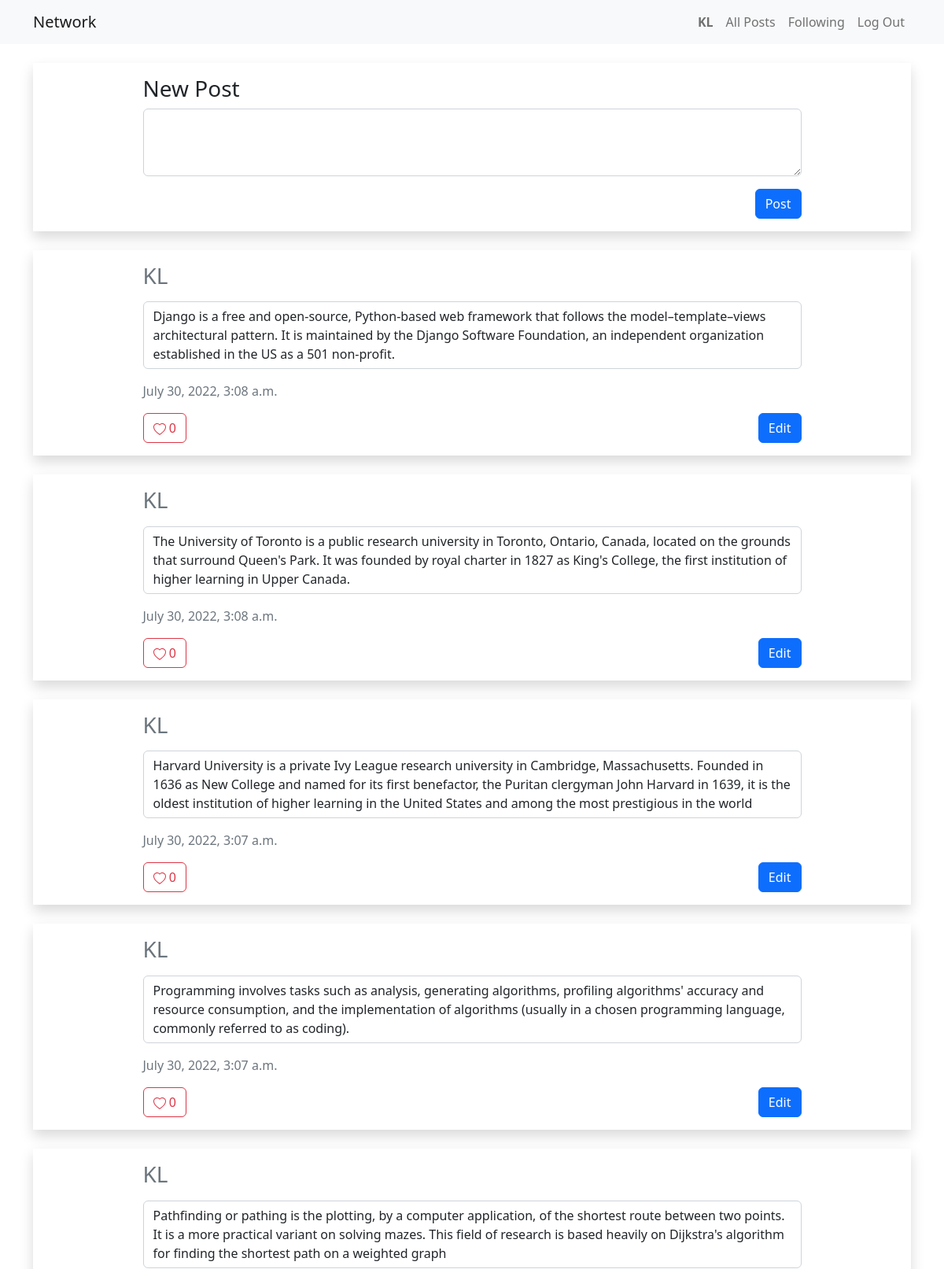
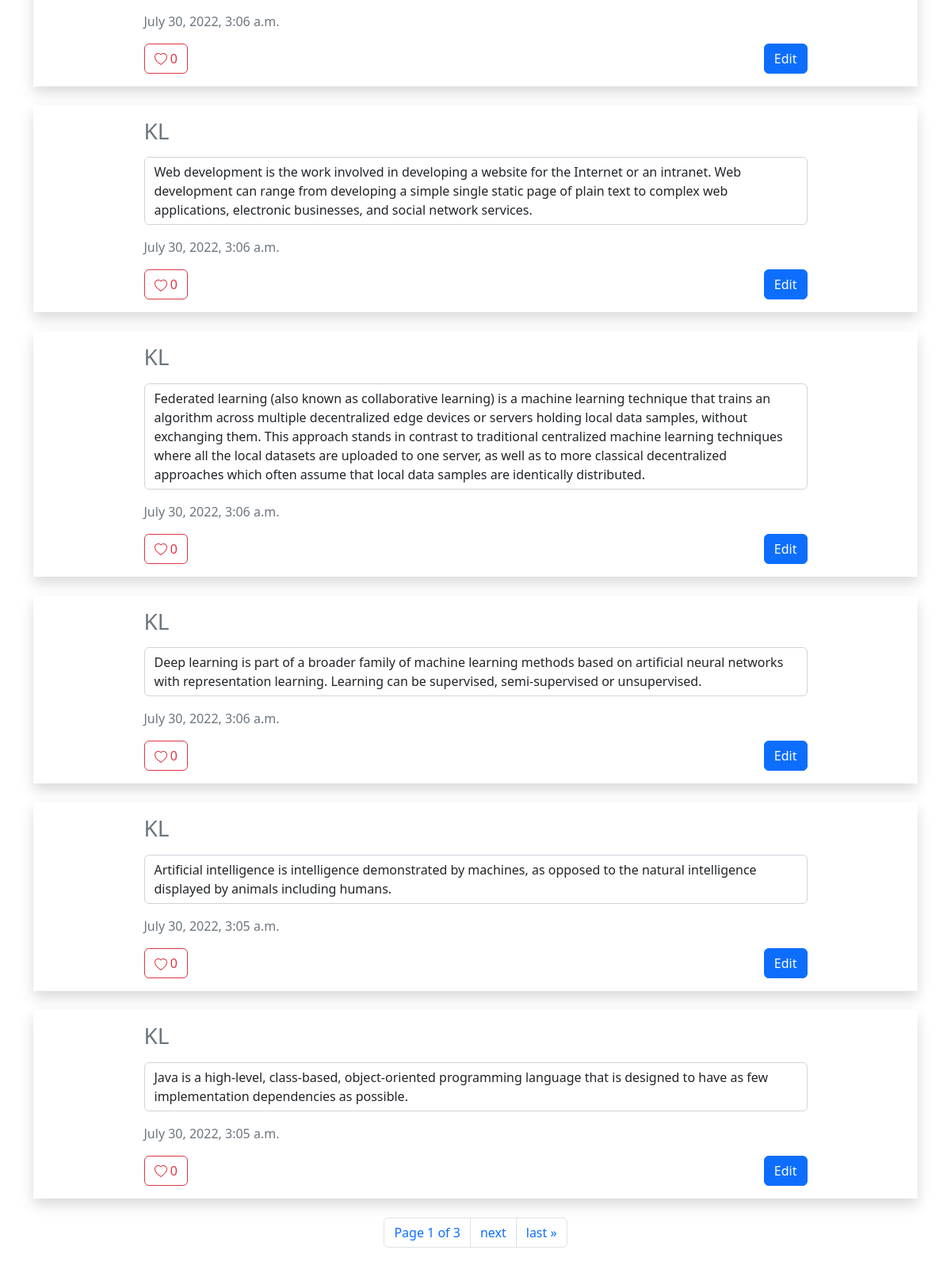
The app's page / (signed in) with its own data (2 pictures, top to bottom).
### network/models.py (models this page shows, shortened)
class User(AbstractUser):
    """ All Users """

class Post(models.Model):
    owner = models.ForeignKey(User, on_delete=models.CASCADE, related_name='posts')
    content = models.TextField()
    likes = models.IntegerField(default=0)
    timestamp = models.DateTimeField(auto_now_add=True)

### network/views.py (the view)
# urls.py: path("", views.index, name="index"),
def index(request):
    if request.method == "POST":
        owner = User.objects.get(id=request.user.id)
        content = request.POST['content']
        Post.objects.create(owner=owner, content=content)
        return redirect('index')
    posts = Post.objects.order_by("-timestamp")
    paginator = Paginator(posts, 10) # Show 25 contacts per page.
    page_number = request.GET.get('page')
    page_obj = paginator.get_page(page_number)
    return render(request, "network/index.html", {
        "posts": page_obj
    })

### network/templates/network/index.html (shortened to what this page needs)
{% extends "network/layout.html" %}
{% load static %}
{% block body %}
{% if user.is_authenticated %}
<div class="shadow mt-4">
    <div class="w-75 m-auto py-3">
        <h3>New Post</h3>
        <form action="{% url 'index' %}" method="post">
            <textarea class="form-control" name="content" rows="3" required></textarea>
            <div class="text-end mt-3">
                <input class="btn btn-primary" type="submit" value="Post">
            </div>
        </form>
    </div>
</div>
{% endif %}
{% for post in posts %}
{% if forloop.last %}
<div class="shadow my-4 py-3">
{% else %}
<div class="shadow mt-4 py-3">
{% endif %}
    <div class="w-75 m-auto">
        <h3>
            <a href="{% url 'profile' post.owner %}" class="text-secondary text-decoration-none">
                {{ post.owner }}
            </a>
        </h3>
        <p class="form-control mt-3 original-content">{{ post.content }}</p>
        <p class="text-secondary">{{ post.timestamp }}</p>
        {% if user.is_authenticated %}
        <div class="d-flex">
            <button type="button" class="btn btn-outline-danger like-btn" data-id="{{ post.id }}">
                <span>{{ post.likes }}</span>
            </button>
            {% if post.owner == user %}
            <div class="ms-auto">
                <button type="button" class="btn btn-primary edit-btn" data-id="{{ post.id }}">Edit</button>
            </div>
            {% endif %}
        </div>
        {% endif %}
    </div>
</div>
{% if forloop.last %}
<div class="d-flex justify-content-center align-items-center my-4">
    <nav aria-label="Page navigation example">
        <ul class="pagination">
            <li class="page-item"><a class="page-link" href="#">Page {{ posts.number }} of {{ posts.paginator.num_pages }}</li></a>
            {% if posts.has_next %}
            <li class="page-item"><a class="page-link" href="?page={{ posts.next_page_number }}">next</a></li>
            <li class="page-item"><a class="page-link" href="?page={{ posts.paginator.num_pages }}">last &raquo;</a></li>
            {% endif %}
        </ul>
    </nav>
</div>
{% endif %}
{% empty %}
<div class="d-flex justify-content-center align-items-center mt-4">
    <h2>No Posts</h2>
</div>
{% endfor %}
{% endblock %}

### network/templates/network/layout.html (shortened to what this page needs)
{% load static %}
<!DOCTYPE html>
<html lang="en">
<head>
    <link href="https://cdn.jsdelivr.net/npm/bootstrap@5.2.0/dist/css/bootstrap.min.css" rel="stylesheet"
>
    <link href="{% static 'network/styles.css' %}" rel="stylesheet">
</head>
<body>
    <nav class="navbar navbar-expand-lg navbar-light bg-light">
        <div class="container">
            <a class="navbar-brand" href="{% url 'index' %}">Network</a>
            <div>
                <ul class="navbar-nav ms-auto">
                    {% if user.is_authenticated %}
                    <li class="nav-item">
                        <a class="nav-link" href="{% url 'profile' user.username %}"><strong>{{ user.username }}</strong></a>
                    </li>
                    {% endif %}
                    <li class="nav-item">
                        <a class="nav-link" href="{% url 'index' %}">All Posts</a>
                    </li>
                    {% if user.is_authenticated %}
                    <li class="nav-item">
                        <a class="nav-link" href="{% url 'following' %}">Following</a>
                    </li>
                    <li class="nav-item">
                        <a class="nav-link" href="{% url 'logout' %}">Log Out</a>
                    </li>
                    {% endif %}
                </ul>
            </div>
        </div>
    </nav>
    <div class="body container">
        {% block body %}
        {% endblock %}
    </div>
</body>
</html>

### network/static/network/styles.css (style rules this page uses)
body { overflow-y: scroll !important; }

### records on screen
User: username "KL"
Post: owner "KL", content "Django is a free and open-source, Python-based web framework that follows the model–template–views architectural pattern. It is maintained by the Django Software Foundation, an independent organization established in the US as a 501 non-profit.", timestamp "July 30, 2022, 3:08 a.m.", likes "0"
Post: owner "KL", content "The University of Toronto is a public research university in Toronto, Ontario, Canada, located on the grounds that surround Queen's Park. It was founded by royal charter in 1827 as King's College, the first institution of higher learning in Upper Canada.", timestamp "July 30, 2022, 3:08 a.m.", likes "0"
Post: owner "KL", content "Harvard University is a private Ivy League research university in Cambridge, Massachusetts. Founded in 1636 as New College and named for its first benefactor, the Puritan clergyman John Harvard in 1639, it is the oldest institution of higher learning in the United States and among the most prestigious in the world", timestamp "July 30, 2022, 3:07 a.m.", likes "0"
Post: owner "KL", content "Programming involves tasks such as analysis, generating algorithms, profiling algorithms' accuracy and resource consumption, and the implementation of algorithms (usually in a chosen programming language, commonly referred to as coding).", timestamp "July 30, 2022, 3:07 a.m.", likes "0"
Post: owner "KL", content "Pathfinding or pathing is the plotting, by a computer application, of the shortest route between two points. It is a more practical variant on solving mazes. This field of research is based heavily on Dijkstra's algorithm for finding the shortest path on a weighted graph", timestamp "July 30, 2022, 3:06 a.m.", likes "0"
Post: owner "KL", content "Web development is the work involved in developing a website for the Internet or an intranet. Web development can range from developing a simple single static page of plain text to complex web applications, electronic businesses, and social network services.", timestamp "July 30, 2022, 3:06 a.m.", likes "0"
Post: owner "KL", content "Federated learning (also known as collaborative learning) is a machine learning technique that trains an algorithm across multiple decentralized edge devices or servers holding local data samples, without exchanging them. This approach stands in contrast to traditional centralized machine learning techniques where all the local datasets are uploaded to one server, as well as to more classical decentralized approaches which often assume that local data samples are identically distributed.", timestamp "July 30, 2022, 3:06 a.m.", likes "0"
Post: owner "KL", content "Deep learning is part of a broader family of machine learning methods based on artificial neural networks with representation learning. Learning can be supervised, semi-supervised or unsupervised.", timestamp "July 30, 2022, 3:06 a.m.", likes "0"
Post: owner "KL", content "Artificial intelligence is intelligence demonstrated by machines, as opposed to the natural intelligence displayed by animals including humans.", timestamp "July 30, 2022, 3:05 a.m.", likes "0"
Post: owner "KL", content "Java is a high-level, class-based, object-oriented programming language that is designed to have as few implementation dependencies as possible.", timestamp "July 30, 2022, 3:05 a.m.", likes "0", number "1", paginator.num_pages "3"
